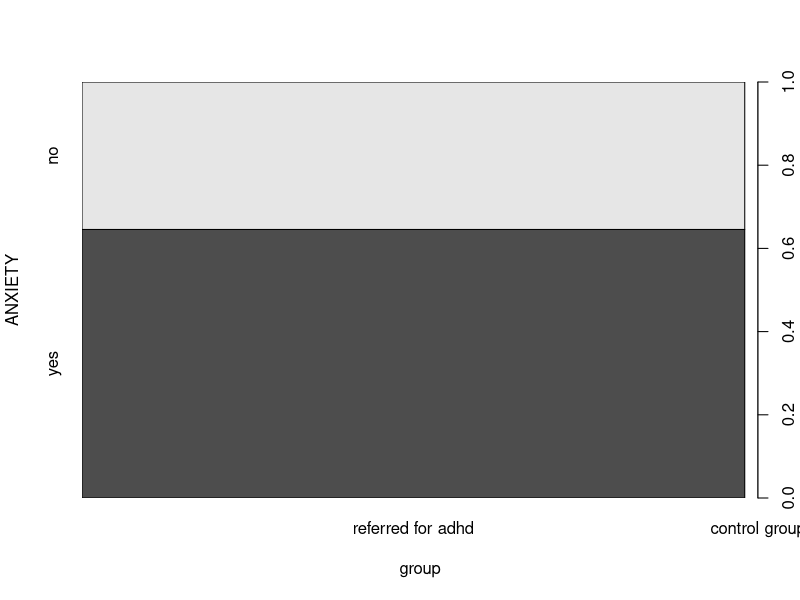
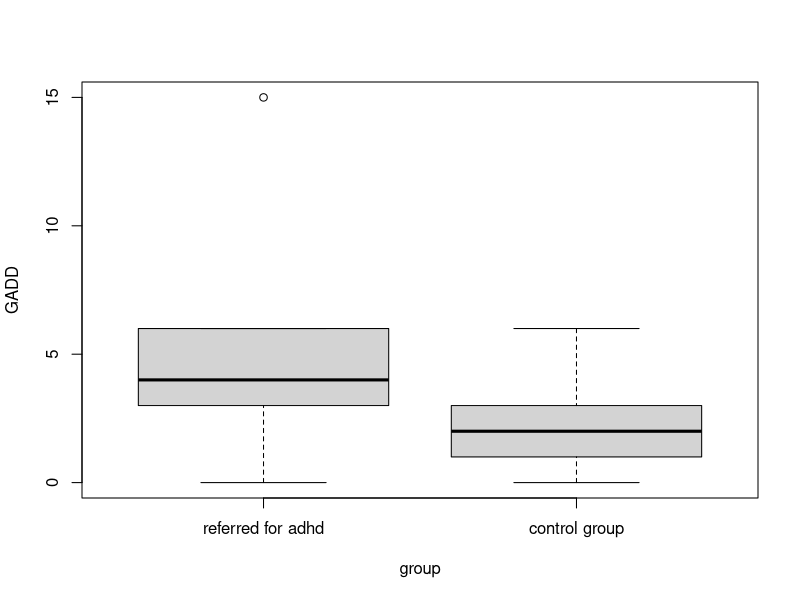
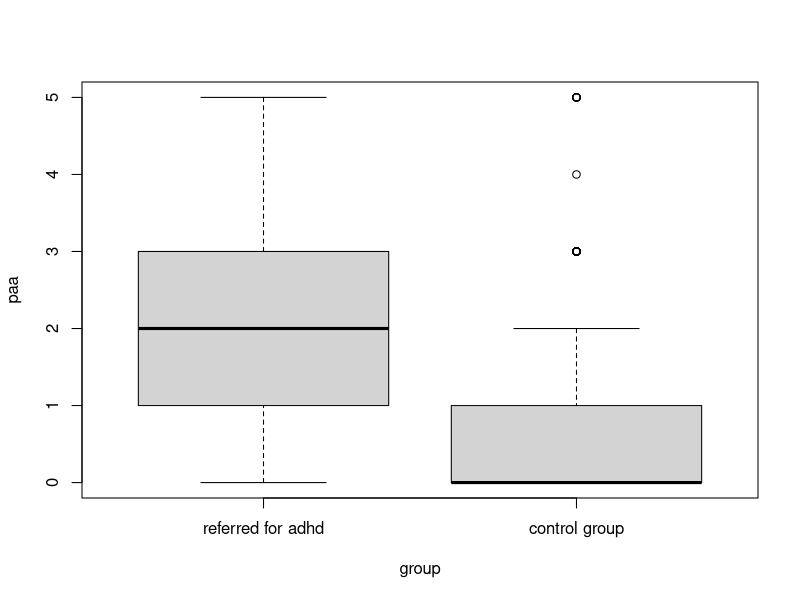
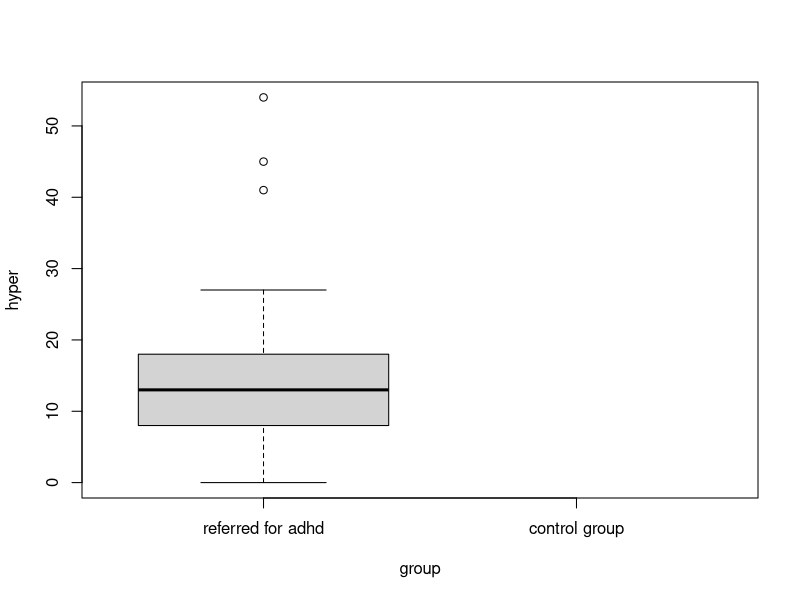
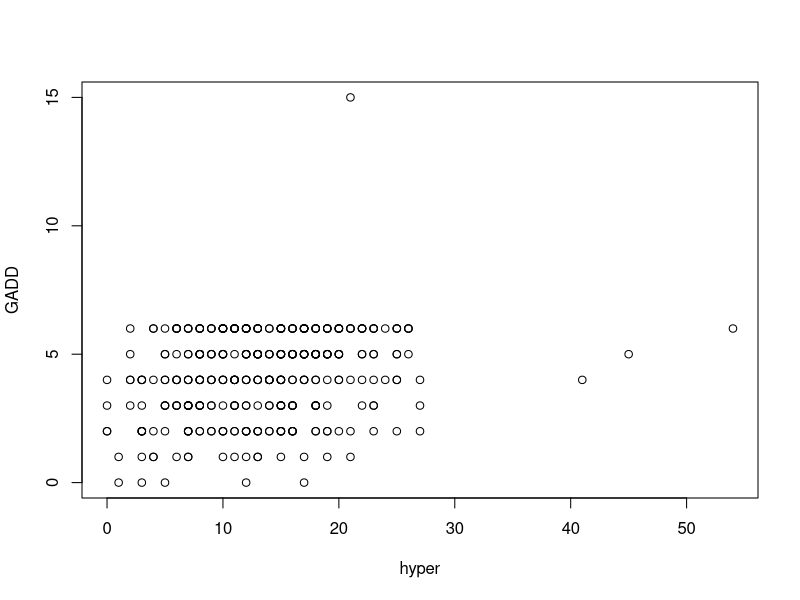
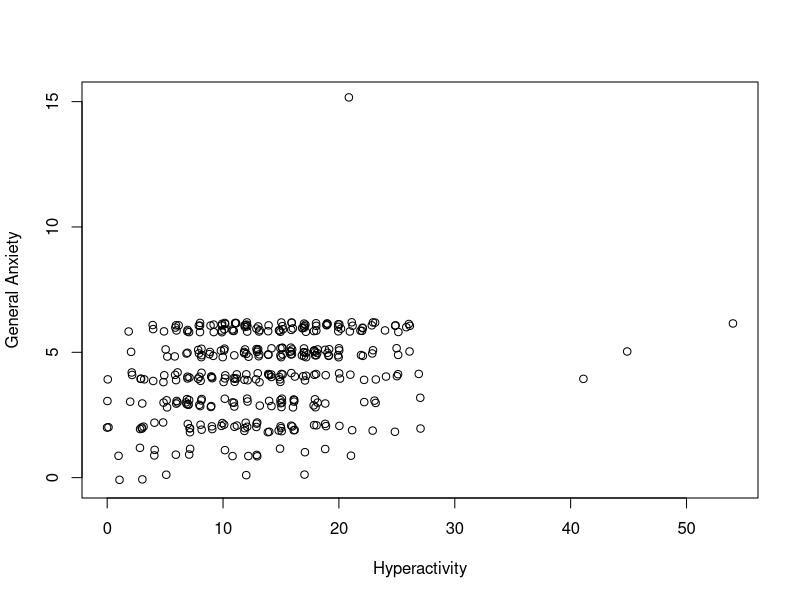

Here is the R script that generated these plots, in order: (Note: this script raises an error after producing the figures.)
## Analysis of Prevatt data

## setwd("C:/Users/ralmond/ownCloud/classes/MissingData/PrevattData")

library("foreign")
alec <- read.spss("AlecMay2015-deidentified.sav")
alec <- as.data.frame(alec)
## Get some summaries
summary(alec)

## Drop item specific data
interesting.cols <- c(1:34,164:180,190,202:222,263,470:509,549,572:575,656:663,753:782)
alec.sub <- alec[,interesting.cols]
summary(alec.sub)

## Check to make sure 0's in SAT/ACT are people not taking the test
alec.sub[which(alec.sub$SATRTTOT==0),1:25]
alec.sub[which(alec.sub$ACTSCOREREAD==0),1:25]
## Change them to NAs
is.na(alec.sub[which(alec.sub$SATRTTOT==0),11:15]) <- TRUE
is.na(alec.sub[which(alec.sub$ACTSCOREREAD==0),17:21])<- TRUE

## Look at some cross tabs
table(alec.sub$group,alec.sub$YEAR)

## Do some plots
plot(ANXIETY~group,data=alec.sub)
plot(GADD~group,data=alec.sub)
plot(paa~group,data=alec.sub)
plot(hyper~group,data=alec.sub)
table(is.na(alec.sub$hyper),alec.sub$group)
plot(GADD~hyper,data=alec.sub)
cor(na.omit(alec.sub[,c("GADD","hyper")]))
## Simpler way to get rid of NAs
cor(alec.sub[,147:157],use="complete.obs")
## How to do pairwise removal:
cor(alec.sub[,147:157],use="pairwise.complete.obs")

## Jitter points to get look at multiple plots:
plot(jitter(alec.sub$hyper,1),jitter(alec.sub$GADD,1),
     xlab="Hyperactivity",ylab="General Anxiety")
lines(lowess(alec.sub$hyper,alec.sub$GADD))
